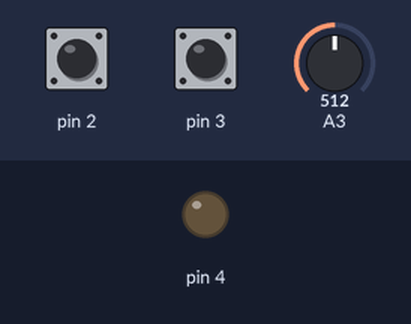
A program run on a simulated Arduino Nano, built with avr-gcc and run on an emulated ATmega328P. Shown: output pins drawn as LEDs (lit = HIGH). The inputs (shaded band) are chosen by the test bench; at power-on: pin 2 HIGH, pin 3 HIGH, A3 = 512. The modem accepts every AT command (registered, SIM ready, sends succeed) and sends nothing else; what the program prints to the serial monitor is not drawn.

Above: at 4.2 s.
At 6.71 s:
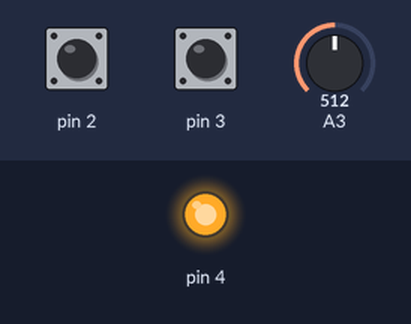
Timing chart, 0 to 8.2 s (numbered marks = the images above):
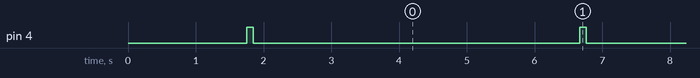

The program:

main.cpp
```cpp
#include <Arduino.h>
#include <EEPROM.h>         // Стандартная библиотека для записи в энергонезависимую память
#include <SoftwareSerial.h> // Стандартная библиотека для виртуального последовательного порта
#include <LowPower.h>       // Библиотека для эффективного засыпания - https://github.com/rocketscream/Low-Power

SoftwareSerial SIM800(18, 19); // Виртуальные RX, TX

#define timer 160200 // 7*24*6675 tick/hour - через сколько тиков по ~0,5с отправлять смс

boolean hotPrev; // Переменные
boolean coldPrev;
unsigned long ticks = 0;
float hot, cold;

void setup()
{
  //  delay(10000); // Необходама однократная прошивка начальных значений счетчиков перед установкой
  //  EEPROM.put(0, 32.385);
  //  EEPROM.put(20, 47.8910);

  Serial.begin(115200);

  EEPROM.get(0, hot);
  EEPROM.get(20, cold);

  pinMode(2, INPUT);  // Вход с геркона счетчика ГВС
  pinMode(3, INPUT);  // Вход с геркона счетчика ХВС
  pinMode(4, OUTPUT); // Управление транзистором, через который подключен GSM модуль

  digitalWrite(2, HIGH); // Определяем начальное состояние счетчика ГВС
  hotPrev = digitalRead(2);
  digitalWrite(2, LOW);

  digitalWrite(3, HIGH); // Определяем начальное состояние счетчика ХВС
  coldPrev = digitalRead(3);
  digitalWrite(3, LOW);

  for (int i = 0; i < 3000; i++)
  {
    Serial.println("test");
    checkCounter();
  }
  Serial.println("test SMS");
  sendSMS(); // Отправка тестового СМС
}

void loop()
{
  checkCounter(); // Запускаем функцию опроса герконов счетчика
  ticks++;        // Тикаем один раз
  if (ticks > timer)
  { // Если кол-во тиков превысило заданное, обнуляем счетчик, записываем данные в EEPROM и шлем смс
    ticks = 0;
    sendSMS();
  }
}

void checkCounter()
{ //Функция опроса счетчиков

  digitalWrite(2, HIGH); //Подтягивем пин 2 к Vcc через встроенный в МК резистор 20кОм
  if (digitalRead(2) != hotPrev)
  {                     // Проверяем не изменилось ли состояние пина, если да, то:
    hot = hot + 0.0005; // -накидываем поллитруху
    hotPrev = !hotPrev; // -инвертируем переменную
  }
  digitalWrite(2, LOW); // Отключаем подтяжку к Vcc (если этого не зделать, то МК будет жрать повышенный ток 4,2В/20кОм = 210мкА! с пина 2 и столько же с пина 3)

  digitalWrite(3, HIGH); // Все аналогично счетчику ГВС
  if (digitalRead(3) != coldPrev)
  {
    cold = cold + 0.0005;
    coldPrev = !coldPrev;
  }
  digitalWrite(3, LOW);

  //  LowPower.powerDown(SLEEP_500MS, ADC_OFF, BOD_OFF); // Засыпаем на 0,5с
}

void sendSMS()
{ // Функция отправки смс

  EEPROM.put(0, hot);
  EEPROM.put(20, cold);

  float V = 0; // Переменная для напряжения питания
  for (int i = 0; i < 100; i++)
  {                                     // Сто раз считываем значение с пина A3 (который подключен к Vcc) и внутреннее опорное напряжение
    V = V + analogRead(A3) / readVcc(); // Суммируем
  }
  V = (V / 100) * 1.0656 + 0.1017; // Усредняем с учетом коэффициентов, откалиброванных при Vcc 3,0-4,2В

  digitalWrite(4, HIGH); // Включаем GSM модуль
  Serial.println("send SMSsssss");
  for (int i = 0; i < 100; i++)
    checkCounter();               //Даем модулю 50 сек на установку связи, в это время опрашиваем счетчики
  SIM800.begin(9600);             // Скорость обмена данными с модемом
  SIM800.flush(), checkCounter(); // Дожидаемся передачи команды по Serial и даем GSM модулю 0,5 с на выполнение команды (проверяем в это время счетчики)
  SIM800.println("AT");           // Автонастройка скорости
  SIM800.flush(), checkCounter();
  SIM800.println("AT+CMGF=1"); // Включить TextMode для SMS
  SIM800.flush(), checkCounter();
  SIM800.println("AT+CMGS=\"+79260009333\""); // Номер, на который шлем смс
  SIM800.flush(), checkCounter();
  SIM800.println("C: " + String(cold, 3) + ", H: " + String(hot, 3) + ", V: " + String(V, 3) + "\r\n" + (String)((char)26)); // Строка смс сообщения: ХВС, ГВС, напряжение на батарее
  SIM800.flush();
  for (int i = 0; i < 60; i++)
    checkCounter();             // Даем модулю 30 секунд на отправку смс, в это время опрашиваем счетчики
  SIM800.println("AT+CPOWD=1"); // Команда выключения
  SIM800.flush();
  for (int i = 0; i < 10; i++)
    checkCounter();     // 5 сек даем на отключение
  digitalWrite(4, LOW); // Обесточиваем GSM модуль
}

float readVcc()
{ // Функция, возвращающая внутреннее опорное напряжение МК
  float tmp = 0.0;
  ADMUX = _BV(REFS0) | _BV(MUX3) | _BV(MUX2) | _BV(MUX1);
  delay(2);
  ADCSRA |= _BV(ADSC);
  while (bit_is_set(ADCSRA, ADSC))
    ;
  uint8_t low = ADCL;
  uint8_t high = ADCH;
  tmp = (high << 8) | low;
  return tmp;
}
```

Measured:
- by itself, pin 4: alternates HIGH for 0.09 s and LOW for 4.8 s
